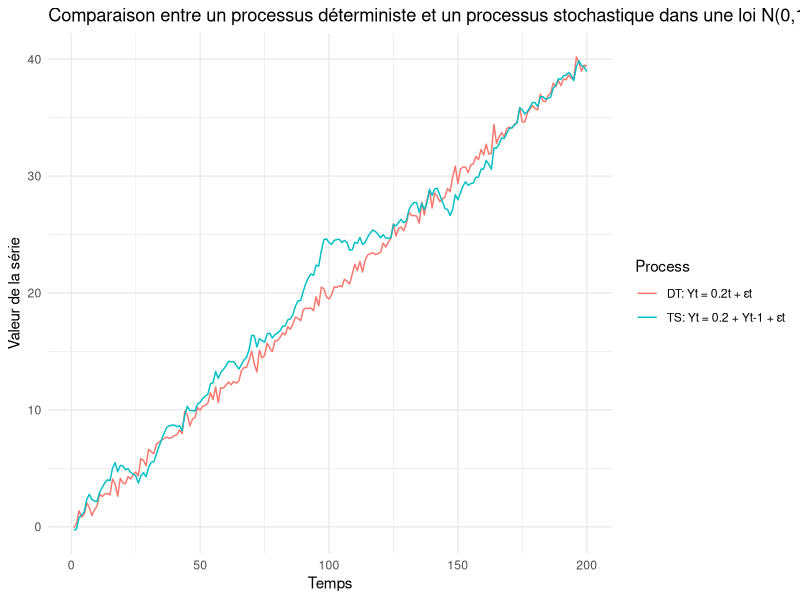
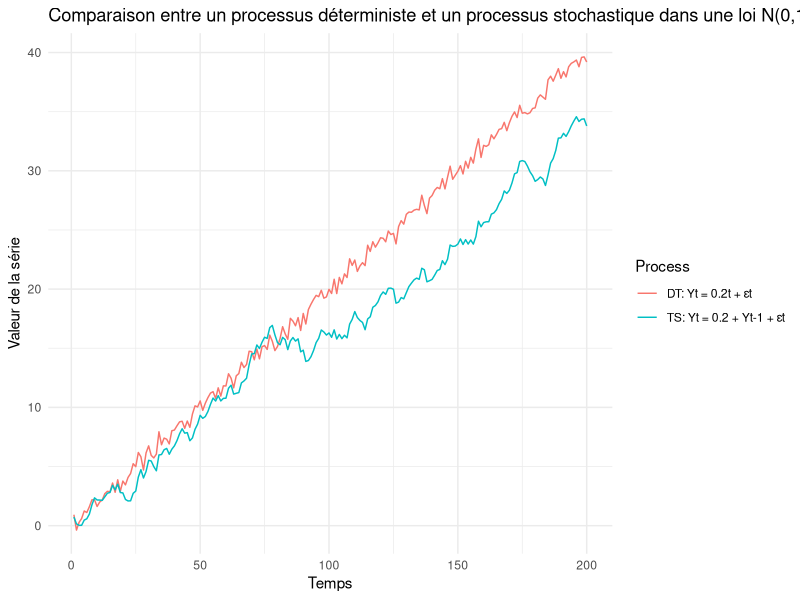
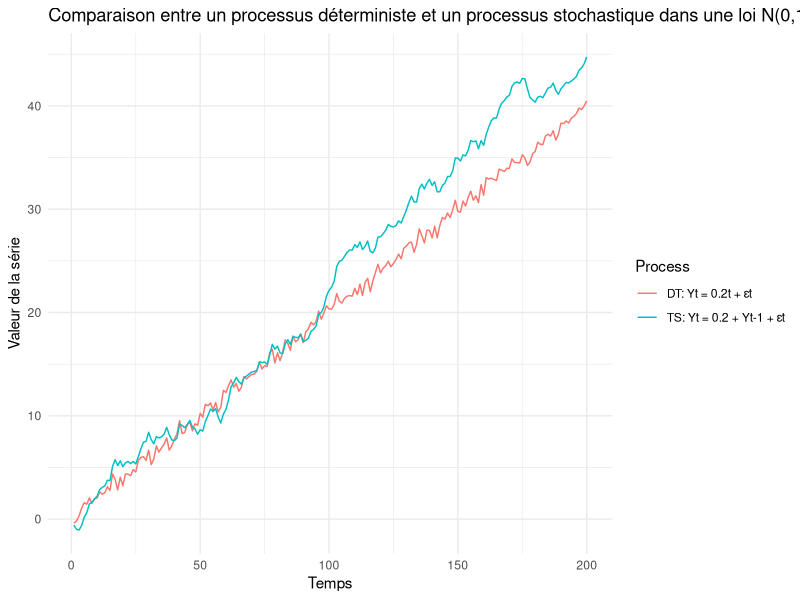
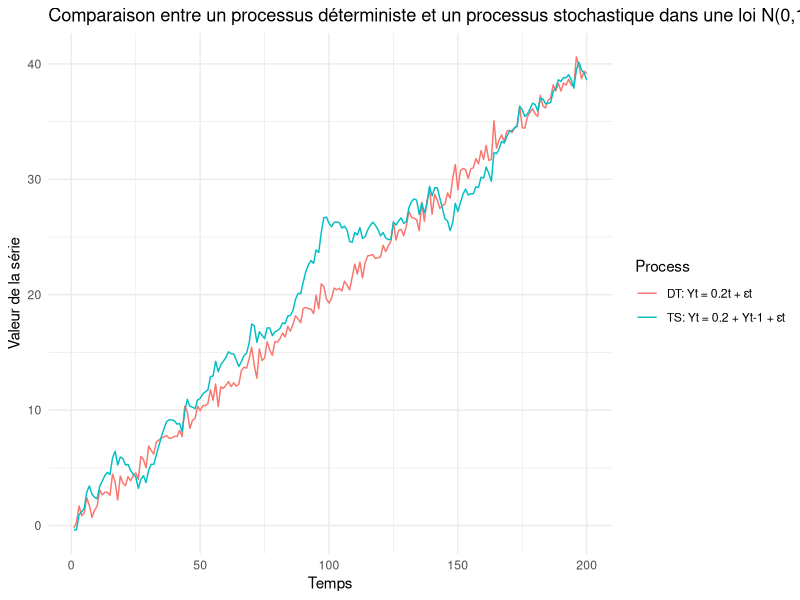
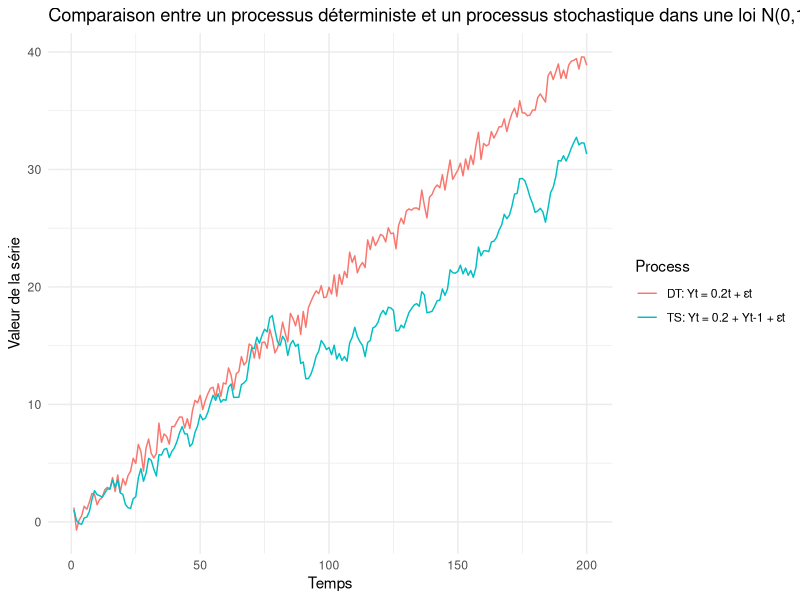
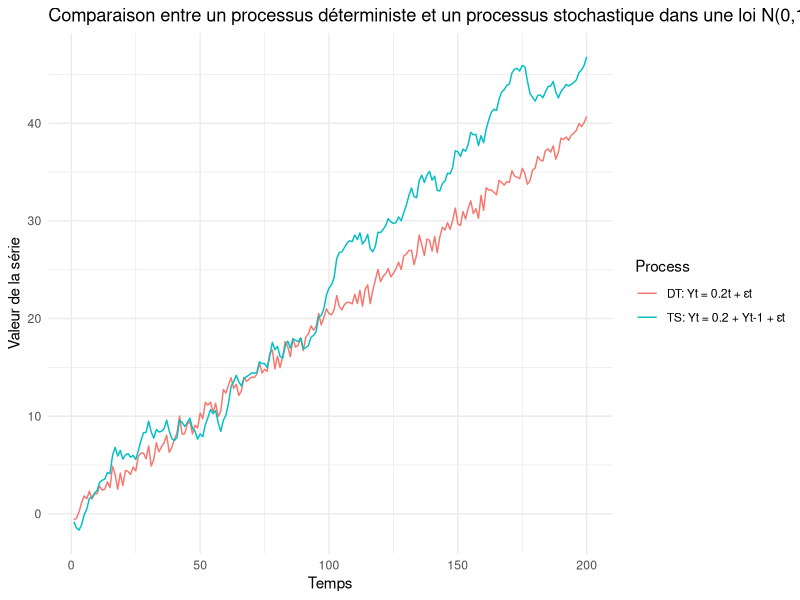
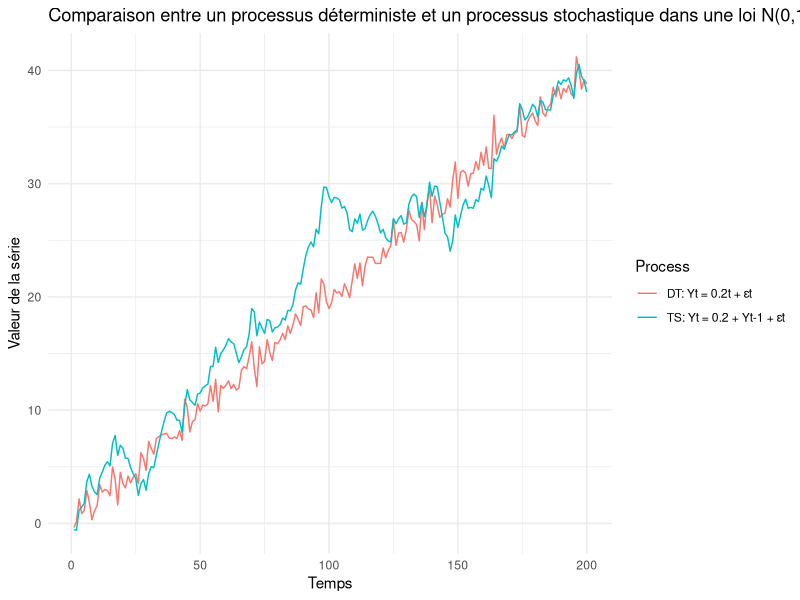
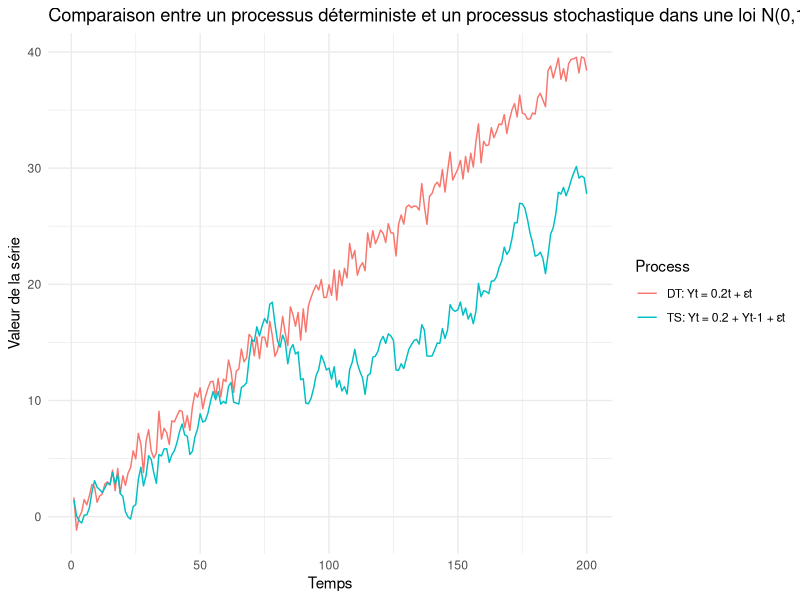

These figures' R source, in order: (Note: this script raises an error after producing the figures.)
## ---- chunk 1

library(ggplot2)
set.seed(123)

n <- 200  
sigma2 <- 1/4  

epsilon <- rnorm(n, mean = 0, sd = sqrt(sigma2))  # Génération du bruit blanc


Y_DT <- numeric(n)
Y_TS <- numeric(n)

for (t in 1:n) {
  Y_DT[t] <- 0.2 * t + epsilon[t]  
  if (t == 1) {
    Y_TS[t] <- epsilon[t]  
  } else {
    Y_TS[t] <- 0.2 + Y_TS[t - 1] + epsilon[t]  
  }
}

# Création du DataFrame
data <- data.frame(
  Time = rep(1:n, 2),
  Value = c(Y_DT, Y_TS),
  Process = rep(c("DT: Yt = 0.2t + εt", "TS: Yt = 0.2 + Yt-1 + εt"), each = n)
)

# Graphique
ggplot(data, aes(x = Time, y = Value, color = Process)) +
  geom_line() +
  labs(title = "Comparaison entre un processus déterministe et un processus stochastique dans une loi N(0,1/4)",
       x = "Temps",
       y = "Valeur de la série") +
  theme_minimal()
  
## ---- chunk 2
set.seed(287)

n <- 200  
sigma2 <- 1/4  

epsilon <- rnorm(n, mean = 0, sd = sqrt(sigma2))  # Génération du bruit blanc


Y_DT <- numeric(n)
Y_TS <- numeric(n)

for (t in 1:n) {
  Y_DT[t] <- 0.2 * t + epsilon[t]  
  if (t == 1) {
    Y_TS[t] <- epsilon[t]  
  } else {
    Y_TS[t] <- 0.2 + Y_TS[t - 1] + epsilon[t]  
  }
}

# Création du DataFrame
data <- data.frame(
  Time = rep(1:n, 2),
  Value = c(Y_DT, Y_TS),
  Process = rep(c("DT: Yt = 0.2t + εt", "TS: Yt = 0.2 + Yt-1 + εt"), each = n)
)

# Graphique
ggplot(data, aes(x = Time, y = Value, color = Process)) +
  geom_line() +
  labs(title = "Comparaison entre un processus déterministe et un processus stochastique dans une loi N(0,1/4)",
       x = "Temps",
       y = "Valeur de la série") +
  theme_minimal()
## ---- chunk 3
set.seed(986)

n <- 200  
sigma2 <- 1/4  

epsilon <- rnorm(n, mean = 0, sd = sqrt(sigma2))  # Génération du bruit blanc


Y_DT <- numeric(n)
Y_TS <- numeric(n)

for (t in 1:n) {
  Y_DT[t] <- 0.2 * t + epsilon[t]  
  if (t == 1) {
    Y_TS[t] <- epsilon[t]  
  } else {
    Y_TS[t] <- 0.2 + Y_TS[t - 1] + epsilon[t]  
  }
}

# Création du DataFrame
data <- data.frame(
  Time = rep(1:n, 2),
  Value = c(Y_DT, Y_TS),
  Process = rep(c("DT: Yt = 0.2t + εt", "TS: Yt = 0.2 + Yt-1 + εt"), each = n)
)

# Graphique
ggplot(data, aes(x = Time, y = Value, color = Process)) +
  geom_line() +
  labs(title = "Comparaison entre un processus déterministe et un processus stochastique dans une loi N(0,1/4)",
       x = "Temps",
       y = "Valeur de la série") +
  theme_minimal()
## ---- chunk 4
set.seed(123)

# Paramètres
n <- 200  # Nombre d'observations
sigma2 <- 1/2  # Variance du bruit

epsilon <- rnorm(n, mean = 0, sd = sqrt(sigma2))  # Génération du bruit blanc

# Simulation des processus
Y_DT <- numeric(n)
Y_TS <- numeric(n)

for (t in 1:n) {
  Y_DT[t] <- 0.2 * t + epsilon[t]  
  if (t == 1) {
    Y_TS[t] <- epsilon[t]  
  } else {
    Y_TS[t] <- 0.2 + Y_TS[t - 1] + epsilon[t]  
  }
}

# Création du DataFrame
data <- data.frame(
  Time = rep(1:n, 2),
  Value = c(Y_DT, Y_TS),
  Process = rep(c("DT: Yt = 0.2t + εt", "TS: Yt = 0.2 + Yt-1 + εt"), each = n)
)

# Graphique
ggplot(data, aes(x = Time, y = Value, color = Process)) +
  geom_line() +
  labs(title = "Comparaison entre un processus déterministe et un processus stochastique dans une loi N(0,1/2)",
       x = "Temps",
       y = "Valeur de la série") +
  theme_minimal()

## ---- chunk 5
set.seed(287)

# Paramètres
n <- 200  # Nombre d'observations
sigma2 <- 1/2  # Variance du bruit

epsilon <- rnorm(n, mean = 0, sd = sqrt(sigma2))  # Génération du bruit blanc

# Simulation des processus
Y_DT <- numeric(n)
Y_TS <- numeric(n)

for (t in 1:n) {
  Y_DT[t] <- 0.2 * t + epsilon[t]  
  if (t == 1) {
    Y_TS[t] <- epsilon[t]  
  } else {
    Y_TS[t] <- 0.2 + Y_TS[t - 1] + epsilon[t]  
  }
}

# Création du DataFrame
data <- data.frame(
  Time = rep(1:n, 2),
  Value = c(Y_DT, Y_TS),
  Process = rep(c("DT: Yt = 0.2t + εt", "TS: Yt = 0.2 + Yt-1 + εt"), each = n)
)

# Graphique
ggplot(data, aes(x = Time, y = Value, color = Process)) +
  geom_line() +
  labs(title = "Comparaison entre un processus déterministe et un processus stochastique dans une loi N(0,1/2)",
       x = "Temps",
       y = "Valeur de la série") +
  theme_minimal()
## ---- chunk 6
set.seed(986)

# Paramètres
n <- 200  # Nombre d'observations
sigma2 <- 1/2  # Variance du bruit

epsilon <- rnorm(n, mean = 0, sd = sqrt(sigma2))  # Génération du bruit blanc

# Simulation des processus
Y_DT <- numeric(n)
Y_TS <- numeric(n)

for (t in 1:n) {
  Y_DT[t] <- 0.2 * t + epsilon[t]  
  if (t == 1) {
    Y_TS[t] <- epsilon[t]  
  } else {
    Y_TS[t] <- 0.2 + Y_TS[t - 1] + epsilon[t]  
  }
}

# Création du DataFrame
data <- data.frame(
  Time = rep(1:n, 2),
  Value = c(Y_DT, Y_TS),
  Process = rep(c("DT: Yt = 0.2t + εt", "TS: Yt = 0.2 + Yt-1 + εt"), each = n)
)

# Graphique
ggplot(data, aes(x = Time, y = Value, color = Process)) +
  geom_line() +
  labs(title = "Comparaison entre un processus déterministe et un processus stochastique dans une loi N(0,1/2)",
       x = "Temps",
       y = "Valeur de la série") +
  theme_minimal()
## ---- chunk 7
set.seed(123)

# Paramètres
n <- 200  # Nombre d'observations
sigma2 <- 1  # Variance du bruit

epsilon <- rnorm(n, mean = 0, sd = sqrt(sigma2))  # Génération du bruit blanc

# Simulation des processus
Y_DT <- numeric(n)
Y_TS <- numeric(n)

for (t in 1:n) {
  Y_DT[t] <- 0.2 * t + epsilon[t]  
  if (t == 1) {
    Y_TS[t] <- epsilon[t]  
  } else {
    Y_TS[t] <- 0.2 + Y_TS[t - 1] + epsilon[t]  
  }
}

# Création du DataFrame
data <- data.frame(
  Time = rep(1:n, 2),
  Value = c(Y_DT, Y_TS),
  Process = rep(c("DT: Yt = 0.2t + εt", "TS: Yt = 0.2 + Yt-1 + εt"), each = n)
)

# Graphique
ggplot(data, aes(x = Time, y = Value, color = Process)) +
  geom_line() +
  labs(title = "Comparaison entre un processus déterministe et un processus stochastique dans une loi N(0,1)",
       x = "Temps",
       y = "Valeur de la série") +
  theme_minimal()

## ---- chunk 8
set.seed(287)

# Paramètres
n <- 200  # Nombre d'observations
sigma2 <- 1  # Variance du bruit

epsilon <- rnorm(n, mean = 0, sd = sqrt(sigma2))  # Génération du bruit blanc

# Simulation des processus
Y_DT <- numeric(n)
Y_TS <- numeric(n)

for (t in 1:n) {
  Y_DT[t] <- 0.2 * t + epsilon[t]  
  if (t == 1) {
    Y_TS[t] <- epsilon[t]  
  } else {
    Y_TS[t] <- 0.2 + Y_TS[t - 1] + epsilon[t]  
  }
}

# Création du DataFrame
data <- data.frame(
  Time = rep(1:n, 2),
  Value = c(Y_DT, Y_TS),
  Process = rep(c("DT: Yt = 0.2t + εt", "TS: Yt = 0.2 + Yt-1 + εt"), each = n)
)

# Graphique
ggplot(data, aes(x = Time, y = Value, color = Process)) +
  geom_line() +
  labs(title = "Comparaison entre un processus déterministe et un processus stochastique dans une loi N(0,1)",
       x = "Temps",
       y = "Valeur de la série") +
  theme_minimal()
## ---- chunk 9
set.seed(986)

# Paramètres
n <- 200  # Nombre d'observations
sigma2 <- 1  # Variance du bruit

epsilon <- rnorm(n, mean = 0, sd = sqrt(sigma2))  # Génération du bruit blanc

# Simulation des processus
Y_DT <- numeric(n)
Y_TS <- numeric(n)

for (t in 1:n) {
  Y_DT[t] <- 0.2 * t + epsilon[t]  
  if (t == 1) {
    Y_TS[t] <- epsilon[t]  
  } else {
    Y_TS[t] <- 0.2 + Y_TS[t - 1] + epsilon[t]  
  }
}

# Création du DataFrame
data <- data.frame(
  Time = rep(1:n, 2),
  Value = c(Y_DT, Y_TS),
  Process = rep(c("DT: Yt = 0.2t + εt", "TS: Yt = 0.2 + Yt-1 + εt"), each = n)
)

# Graphique
ggplot(data, aes(x = Time, y = Value, color = Process)) +
  geom_line() +
  labs(title = "Comparaison entre un processus déterministe et un processus stochastique dans une loi N(0,1)",
       x = "Temps",
       y = "Valeur de la série") +
  theme_minimal()
## ---- chunk 10
set.seed(123)

# Paramètres
n <- 100         # Longueur de la série
N <- 10000       # Nombre de simulations
t_stats <- numeric(N)

for (i in 1:N) {
  eps <- rnorm(n)
  Y <- cumsum(eps)  # Y_t = Y_{t-1} + ε_t
  
  dY <- diff(Y)            # ΔY_t
  Y_lag <- Y[-n]           # Y_{t-1}
  
  model <- lm(dY ~ 0 + Y_lag)  # régression sans constante
  t_stats[i] <- summary(model)$coefficients[1, 3]  # t-statistique
}

# Histogramme
hist(t_stats, breaks = 50, col = "darkgreen", border = "white",
     main = "Distribution Monte Carlo de la statistique t du test DF (sans constante)",
     xlab = "Valeurs de la statistique t")

# Ajout des lignes verticales pour les quantiles critiques
abline(v = quantiles[1], col = "orange", lwd = 2, lty = 2)
abline(v = quantiles[2], col = "red", lwd = 2, lty = 2)
abline(v = quantiles[3], col = "darkred", lwd = 2, lty = 2)

# Ajout d'une légende
legend("topright", legend = c("10%", "5%", "1%"),
       col = c("orange", "red", "darkred"),
       lty = 2, lwd = 2, title = "Seuils")
# Valeurs critiques empiriques
quantiles <- quantile(t_stats, probs = c(0.10, 0.05, 0.01))
print(round(quantiles, 3))

